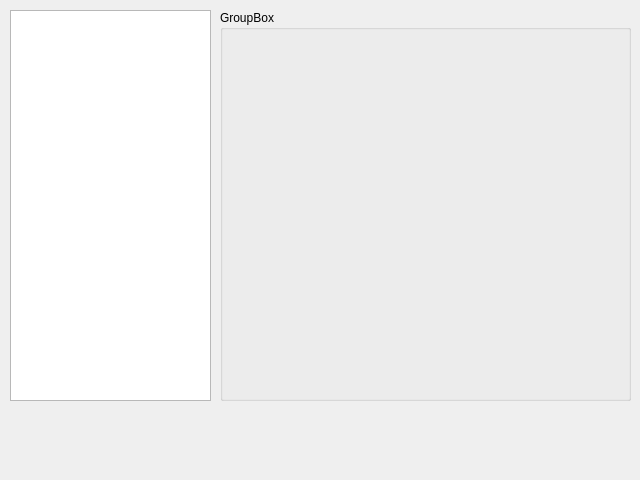
<?xml version="1.0" encoding="UTF-8"?>
<ui version="4.0">
 <class>Form</class>
 <widget class="QWidget" name="Form">
  <property name="geometry">
   <rect>
    <x>0</x>
    <y>0</y>
    <width>640</width>
    <height>480</height>
   </rect>
  </property>
  <property name="windowTitle">
   <string>Form</string>
  </property>
  <widget class="QTreeView" name="treeView">
   <property name="geometry">
    <rect>
     <x>10</x>
     <y>10</y>
     <width>201</width>
     <height>391</height>
    </rect>
   </property>
  </widget>
  <widget class="QGroupBox" name="groupBox">
   <property name="geometry">
    <rect>
     <x>220</x>
     <y>10</y>
     <width>411</width>
     <height>391</height>
    </rect>
   </property>
   <property name="title">
    <string>GroupBox</string>
   </property>
  </widget>
 </widget>
 <resources/>
 <connections/>
</ui>
